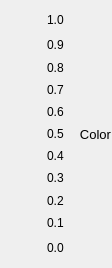
<?xml version="1.0" encoding="UTF-8"?>
<ui version="4.0">
 <class>UtQtGradientLegendUi</class>
 <widget class="QWidget" name="UtQtGradientLegendUi">
  <property name="geometry">
   <rect>
    <x>0</x>
    <y>0</y>
    <width>112</width>
    <height>268</height>
   </rect>
  </property>
  <property name="windowTitle">
   <string>Form</string>
  </property>
  <layout class="QGridLayout" name="gridLayout_3">
   <property name="leftMargin">
    <number>0</number>
   </property>
   <property name="topMargin">
    <number>0</number>
   </property>
   <property name="rightMargin">
    <number>0</number>
   </property>
   <property name="bottomMargin">
    <number>0</number>
   </property>
   <item row="0" column="0">
    <widget class="QWidget" name="gradientGrid" native="true">
     <layout class="QGridLayout" name="gridLayout_4" columnstretch="1,0">
      <item row="19" column="1" rowspan="2">
       <widget class="QLabel" name="tickLabel2">
        <property name="text">
         <string>0.1</string>
        </property>
       </widget>
      </item>
      <item row="13" column="1" rowspan="2">
       <widget class="QLabel" name="tickLabel5">
        <property name="text">
         <string>0.4</string>
        </property>
       </widget>
      </item>
      <item row="5" column="1" rowspan="2">
       <widget class="QLabel" name="tickLabel9">
        <property name="text">
         <string>0.8</string>
        </property>
       </widget>
      </item>
      <item row="11" column="1" rowspan="2">
       <widget class="QLabel" name="tickLabel6">
        <property name="text">
         <string>0.5</string>
        </property>
       </widget>
      </item>
      <item row="15" column="1" rowspan="2">
       <widget class="QLabel" name="tickLabel4">
        <property name="text">
         <string>0.3</string>
        </property>
       </widget>
      </item>
      <item row="1" column="1" rowspan="2">
       <widget class="QLabel" name="tickLabel11">
        <property name="text">
         <string>1.0</string>
        </property>
       </widget>
      </item>
      <item row="9" column="1" rowspan="2">
       <widget class="QLabel" name="tickLabel7">
        <property name="text">
         <string>0.6</string>
        </property>
       </widget>
      </item>
      <item row="7" column="1" rowspan="2">
       <widget class="QLabel" name="tickLabel8">
        <property name="text">
         <string>0.7</string>
        </property>
       </widget>
      </item>
      <item row="3" column="1" rowspan="2">
       <widget class="QLabel" name="tickLabel10">
        <property name="text">
         <string>0.9</string>
        </property>
       </widget>
      </item>
      <item row="21" column="1" rowspan="2">
       <widget class="QLabel" name="tickLabel1">
        <property name="text">
         <string>0.0</string>
        </property>
       </widget>
      </item>
      <item row="17" column="1" rowspan="2">
       <widget class="QLabel" name="tickLabel3">
        <property name="text">
         <string>0.2</string>
        </property>
       </widget>
      </item>
      <item row="2" column="0" rowspan="20">
       <widget class="UtQtGradientBar" name="gradientBar" native="true">
        <property name="minimumSize">
         <size>
          <width>20</width>
          <height>0</height>
         </size>
        </property>
       </widget>
      </item>
     </layout>
    </widget>
   </item>
   <item row="0" column="1">
    <widget class="QLabel" name="variableLabel">
     <property name="font">
      <font>
       <pointsize>10</pointsize>
      </font>
     </property>
     <property name="text">
      <string>Color</string>
     </property>
     <property name="alignment">
      <set>Qt::AlignCenter</set>
     </property>
    </widget>
   </item>
  </layout>
 </widget>
 <customwidgets>
  <customwidget>
   <class>UtQtGradientBar</class>
   <extends>QWidget</extends>
   <header>UtQtGradientBar.hpp</header>
   <container>1</container>
  </customwidget>
 </customwidgets>
 <resources/>
 <connections/>
</ui>
